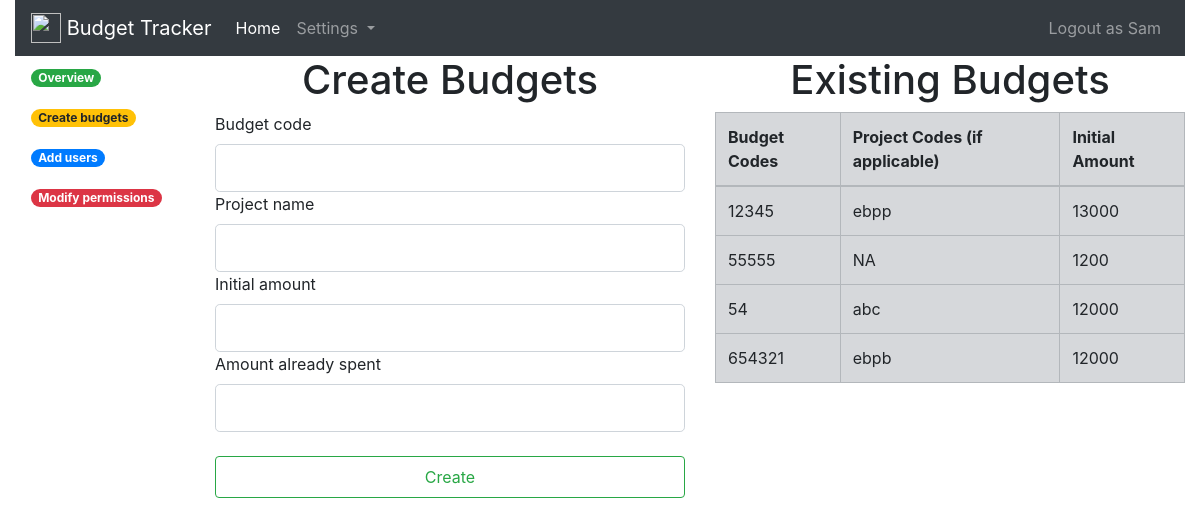
Screenshot of /newbudget (signed in) with the database file from the repository.
### app.py (models this page shows, shortened)
class Budgets(db.Model):
    id = db.Column(db.Integer, primary_key=True)
    code = db.Column(db.String(20), unique=True, nullable=False)
    project_name = db.Column(db.String(100), unique=False, nullable=True)
    initial_amount = db.Column(db.Integer, nullable=False)
    amount_spent = db.Column(db.Integer, nullable=True)

### app.py (the view)
@app.route('/newbudget', methods=['GET','POST'])
def newbudget():
    if(session['key'][0] == False):
        return redirect(url_for('index'))
    else:
        u=session['key'][1]
    form=addToBudgetForm()
    bb = Budgets.query.all()
    if form.is_submitted():
        b = Budgets(code= f'{form.code.data}', project_name = f'{form.project_name.data}', initial_amount=f'{form.initial_amount.data}', amount_spent = f'{form.amount_spent.data}')
        db.session.add(b)
        db.session.commit()
    return render_template('newbudget.html', form = form, bb = bb, u = u)

### app.py
class addToBudgetForm(FlaskForm):
    code = StringField(u'Budget code')
    project_name = StringField('Project name')
    initial_amount = IntegerField('Initial amount')
    amount_spent = IntegerField('Amount already spent')
    submit = SubmitField('Create')

### templates/newbudget.html (shortened to what this page needs)
{% extends 'base_in.html' %}
{% block body %}
<div class="row">
  <div class="col-md-2">
    <ul class="nav flex-column">
      <li class="nav-item">
        {% if session['key'][0]==True %}
        <li class="nav-item">
          <a class="nav-link" href="/master"><span class="badge badge-pill badge-success"> Overview</span></a>
        </li>
        <li class="nav-item">
          <a class="nav-link" href="/newbudget"><span class="badge badge-pill badge-warning"> Create budgets</span></a>
        </li>
        <li class="nav-item">
          <a class="nav-link" href="/newuser"><span class="badge badge-pill badge-primary"> Add users</span></a>
        </li>
        <li class="nav-item">
          <a class="nav-link" href="/modifyuser"><span class="badge badge-pill badge-danger"> Modify permissions</span></a>
        </li>
        {% endif %}
    </div>
  <div class="col-md-5">
    <h1 class="text-center">Create Budgets</h1>
    <form method="POST", action="/newbudget">
      {{form.code.label(class="form-control-label")}}
      {{form.code(class="form-control form-control-lg")}}
      {{form.project_name.label(class="form-control-label")}}
      {{form.project_name(class="form-control form-control-lg")}}
      {{form.initial_amount.label(class="form-control-label")}}
      {{form.initial_amount(class="form-control form-control-lg")}}
      {{form.amount_spent.label(class="form-control-label")}}
      {{form.amount_spent(class="form-control form-control-lg")}}
      <br>
      {{form.submit(class="btn btn-outline-success form-control form-control-lg")}}
    </form>
  </div>
  <div class="col-md-5">
    <h1 class="text-center">Existing Budgets</h1>
    <table class="table table-secondary table-bordered">
      <thead>
        <tr>
          <th scope="col">Budget Codes</th>
          <th scope="col">Project Codes (if applicable)</th>
          <th scope="col">Initial Amount</th>
        </tr>
      </thead>
      <tbody>
    {% for i in bb %}
          <tr>
            <td>{{i.code}}</td>
            <td>{{i.project_name}}</td>
            <td>{{i.initial_amount}}</td>
          </tr>
      {% endfor %}
      </tbody>
    </table>
  </div>
</div>
{% endblock %}

### rows the page displays
Budgets: code "12345", project_name "ebpp", initial_amount "13000"
Budgets: code "55555", project_name "NA", initial_amount "1200"
Budgets: code "54", project_name "abc", initial_amount "12000"
Budgets: code "654321", project_name "ebpb", initial_amount "12000"

### other values shown
{{ u }} "Sam"
